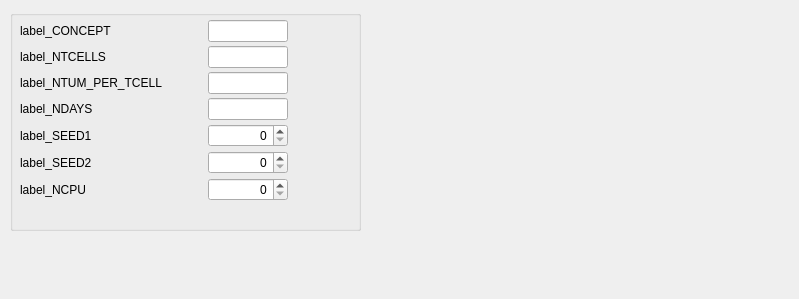
          <widget class="QWidget" name="tab_run">
           <attribute name="title">
            <string>Run</string>
           </attribute>
           <widget class="QGroupBox" name="groupBox_run">
            <property name="geometry">
             <rect>
              <x>10</x>
              <y>10</y>
              <width>351</width>
              <height>221</height>
             </rect>
            </property>
            <property name="sizePolicy">
             <sizepolicy hsizetype="Preferred" vsizetype="Preferred">
              <horstretch>0</horstretch>
              <verstretch>0</verstretch>
             </sizepolicy>
            </property>
            <property name="title">
             <string/>
            </property>
            <widget class="QWidget" name="layoutWidget">
             <property name="geometry">
              <rect>
               <x>10</x>
               <y>10</y>
               <width>321</width>
               <height>201</height>
              </rect>
             </property>
             <layout class="QGridLayout" name="gridLayout_4">
              <property name="sizeConstraint">
               <enum>QLayout::SetFixedSize</enum>
              </property>
              <property name="verticalSpacing">
               <number>4</number>
              </property>
              <item row="4" column="0">
               <widget class="QMyLabel" name="label_NDAYS">
                <property name="mouseTracking">
                 <bool>false</bool>
                </property>
                <property name="toolTip">
                 <string/>
                </property>
                <property name="text">
                 <string>label_NDAYS</string>
                </property>
                <property name="wordWrap">
                 <bool>false</bool>
                </property>
               </widget>
              </item>
              <item row="4" column="1">
               <spacer name="horizontalSpacer_29">
                <property name="orientation">
                 <enum>Qt::Horizontal</enum>
                </property>
                <property name="sizeHint" stdset="0">
                 <size>
                  <width>40</width>
                  <height>13</height>
                 </size>
                </property>
               </spacer>
              </item>
              <item row="5" column="0">
               <widget class="QMyLabel" name="label_SEED1">
                <property name="mouseTracking">
                 <bool>false</bool>
                </property>
                <property name="toolTip">
                 <string>seed vector for RNGs</string>
                </property>
                <property name="text">
                 <string>label_SEED1</string>
                </property>
                <property name="wordWrap">
                 <bool>false</bool>
                </property>
               </widget>
              </item>
              <item row="5" column="1">
               <spacer name="horizontalSpacer_30">
                <property name="orientation">
                 <enum>Qt::Horizontal</enum>
                </property>
                <property name="sizeHint" stdset="0">
                 <size>
                  <width>40</width>
                  <height>13</height>
                 </size>
                </property>
               </spacer>
              </item>
              <item row="5" column="2">
               <widget class="QSpinBox" name="spin_SEED1">
                <property name="maximumSize">
                 <size>
                  <width>80</width>
                  <height>16777215</height>
                 </size>
                </property>
                <property name="alignment">
                 <set>Qt::AlignRight|Qt::AlignTrailing|Qt::AlignVCenter</set>
                </property>
                <property name="maximum">
                 <number>999999999</number>
                </property>
               </widget>
              </item>
              <item row="6" column="0">
               <widget class="QMyLabel" name="label_SEED2">
                <property name="mouseTracking">
                 <bool>false</bool>
                </property>
                <property name="toolTip">
                 <string>seed vector for RNGs</string>
                </property>
                <property name="text">
                 <string>label_SEED2</string>
                </property>
                <property name="wordWrap">
                 <bool>false</bool>
                </property>
               </widget>
              </item>
              <item row="6" column="1">
               <spacer name="horizontalSpacer_31">
                <property name="orientation">
                 <enum>Qt::Horizontal</enum>
                </property>
                <property name="sizeHint" stdset="0">
                 <size>
                  <width>40</width>
                  <height>13</height>
                 </size>
                </property>
               </spacer>
              </item>
              <item row="6" column="2">
               <widget class="QSpinBox" name="spin_SEED2">
                <property name="maximumSize">
                 <size>
                  <width>80</width>
                  <height>16777215</height>
                 </size>
                </property>
                <property name="alignment">
                 <set>Qt::AlignRight|Qt::AlignTrailing|Qt::AlignVCenter</set>
                </property>
                <property name="maximum">
                 <number>999999999</number>
                </property>
               </widget>
              </item>
              <item row="4" column="2">
               <widget class="QLineEdit" name="line_NDAYS">
                <property name="maximumSize">
                 <size>
                  <width>80</width>
                  <height>16777215</height>
                 </size>
                </property>
                <property name="alignment">
                 <set>Qt::AlignRight|Qt::AlignTrailing|Qt::AlignVCenter</set>
                </property>
               </widget>
              </item>
              <item row="7" column="0">
               <widget class="QMyLabel" name="label_NCPU">
                <property name="toolTip">
                 <string>animation update interval</string>
                </property>
                <property name="text">
                 <string>label_NCPU</string>
                </property>
               </widget>
              </item>
              <item row="7" column="1">
               <spacer name="horizontalSpacer_34">
                <property name="orientation">
                 <enum>Qt::Horizontal</enum>
                </property>
                <property name="sizeHint" stdset="0">
                 <size>
                  <width>40</width>
                  <height>13</height>
                 </size>
                </property>
               </spacer>
              </item>
              <item row="7" column="2">
               <widget class="QSpinBox" name="spin_NCPU">
                <property name="maximumSize">
                 <size>
                  <width>80</width>
                  <height>16777215</height>
                 </size>
                </property>
                <property name="alignment">
                 <set>Qt::AlignRight|Qt::AlignTrailing|Qt::AlignVCenter</set>
                </property>
                <property name="maximum">
                 <number>999999999</number>
                </property>
               </widget>
              </item>
              <item row="1" column="2">
               <widget class="QLineEdit" name="line_CONCEPT">
                <property name="maximumSize">
                 <size>
                  <width>80</width>
                  <height>16777215</height>
                 </size>
                </property>
                <property name="alignment">
                 <set>Qt::AlignRight|Qt::AlignTrailing|Qt::AlignVCenter</set>
                </property>
               </widget>
              </item>
              <item row="1" column="0">
               <widget class="QMyLabel" name="label_CONCEPT">
                <property name="mouseTracking">
                 <bool>false</bool>
                </property>
                <property name="toolTip">
                 <string/>
                </property>
                <property name="text">
                 <string>label_CONCEPT</string>
                </property>
                <property name="wordWrap">
                 <bool>false</bool>
                </property>
               </widget>
              </item>
              <item row="2" column="2">
               <widget class="QLineEdit" name="line_NTCELLS">
                <property name="maximumSize">
                 <size>
                  <width>80</width>
                  <height>16777215</height>
                 </size>
                </property>
                <property name="alignment">
                 <set>Qt::AlignRight|Qt::AlignTrailing|Qt::AlignVCenter</set>
                </property>
               </widget>
              </item>
              <item row="2" column="0">
               <widget class="QMyLabel" name="label_NTCELLS">
                <property name="mouseTracking">
                 <bool>false</bool>
                </property>
                <property name="toolTip">
                 <string/>
                </property>
                <property name="text">
                 <string>label_NTCELLS</string>
                </property>
                <property name="wordWrap">
                 <bool>false</bool>
                </property>
               </widget>
              </item>
              <item row="3" column="2">
               <widget class="QLineEdit" name="line_NTUM_PER_TCELL">
                <property name="maximumSize">
                 <size>
                  <width>80</width>
                  <height>16777215</height>
                 </size>
                </property>
                <property name="alignment">
                 <set>Qt::AlignRight|Qt::AlignTrailing|Qt::AlignVCenter</set>
                </property>
               </widget>
              </item>
              <item row="3" column="0">
               <widget class="QMyLabel" name="label_NTUM_PER_TCELL">
                <property name="mouseTracking">
                 <bool>false</bool>
                </property>
                <property name="toolTip">
                 <string/>
                </property>
                <property name="text">
                 <string>label_NTUM_PER_TCELL</string>
                </property>
                <property name="wordWrap">
                 <bool>false</bool>
                </property>
               </widget>
              </item>
              <item row="1" column="1">
               <spacer name="horizontalSpacer_33">
                <property name="orientation">
                 <enum>Qt::Horizontal</enum>
                </property>
                <property name="sizeHint" stdset="0">
                 <size>
                  <width>40</width>
                  <height>13</height>
                 </size>
                </property>
               </spacer>
              </item>
              <item row="2" column="1">
               <spacer name="horizontalSpacer_35">
                <property name="orientation">
                 <enum>Qt::Horizontal</enum>
                </property>
                <property name="sizeHint" stdset="0">
                 <size>
                  <width>40</width>
                  <height>13</height>
                 </size>
                </property>
               </spacer>
              </item>
              <item row="3" column="1">
               <spacer name="horizontalSpacer_36">
                <property name="orientation">
                 <enum>Qt::Horizontal</enum>
                </property>
                <property name="sizeHint" stdset="0">
                 <size>
                  <width>40</width>
                  <height>13</height>
                 </size>
                </property>
               </spacer>
              </item>
             </layout>
            </widget>
           </widget>
           <widget class="QLineEdit" name="line_DUMMY_IMAGE_BASENAME">
            <property name="geometry">
             <rect>
              <x>790</x>
              <y>270</y>
              <width>0</width>
              <height>20</height>
             </rect>
            </property>
           </widget>
          </widget>
